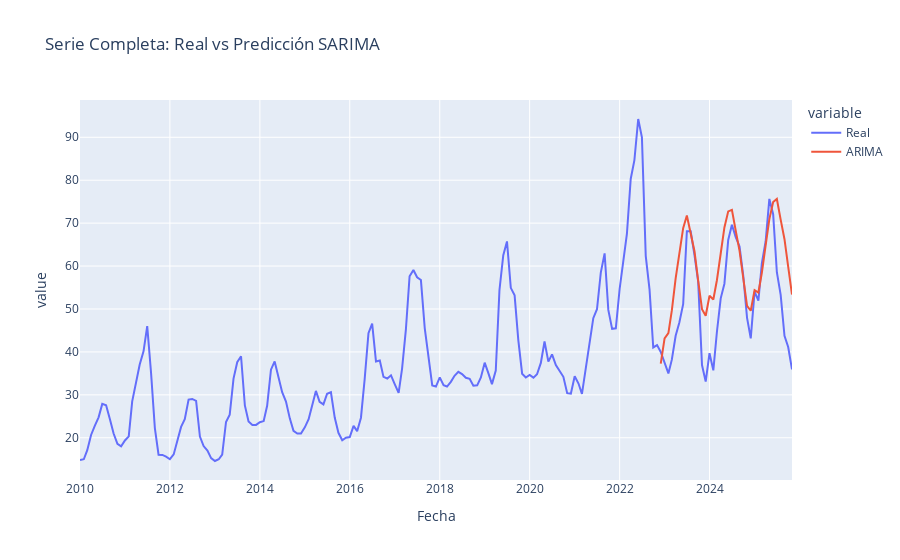

Notebook cell for this chart:
### Code cell
# DataFrame completo con toda la serie real
df_plot = pd.DataFrame({
    "Fecha": serie.index,     
    "Real": serie.values      
})

fechas_test = serie.index[-len(pred_sarima):]

df_pred_sarima = pd.DataFrame({
    "Fecha": fechas_test,
    "ARIMA": pred_sarima
})

df_full_sarima = df_plot.merge(df_pred_sarima, on="Fecha", how="left")

# Gráfica
fig = px.line(df_full_sarima, x="Fecha", y=["Real", "ARIMA"],
              title="Serie Completa: Real vs Predicción SARIMA")
fig.show()

### Figure 1 — Plotly figure (JSON) as saved in the notebook; plotly's stock layout.template omitted (floating-point values rounded to 4 significant figures; data arrays with more than 128 entries replaced by an {"elided": "..."} marker saying what was removed)
{"data": [{"hovertemplate": "variable=Real<br>Fecha=%{x}<br>value=%{y}<extra></extra>", "legendgroup": "Real", "line": {"color": "#636efa", "dash": "solid"}, "marker": {"symbol": "circle"}, "mode": "lines", "name": "Real", "orientation": "v", "showlegend": true, "type": "scatter", "x": {"elided": "191 str values"}, "xaxis": "x", "y": {"elided": "191 float values"}, "yaxis": "y"}, {"hovertemplate": "variable=ARIMA<br>Fecha=%{x}<br>value=%{y}<extra></extra>", "legendgroup": "ARIMA", "line": {"color": "#EF553B", "dash": "solid"}, "marker": {"symbol": "circle"}, "mode": "lines", "name": "ARIMA", "orientation": "v", "showlegend": true, "type": "scatter", "x": {"elided": "191 str values"}, "xaxis": "x", "y": {"elided": "191 float values"}, "yaxis": "y"}], "layout": {"legend": {"title": {"text": "variable"}, "tracegroupgap": 0}, "title": {"text": "Serie Completa: Real vs Predicción SARIMA"}, "xaxis": {"anchor": "y", "domain": [0, 1], "title": {"text": "Fecha"}}, "yaxis": {"anchor": "x", "domain": [0, 1], "title": {"text": "value"}}}}
